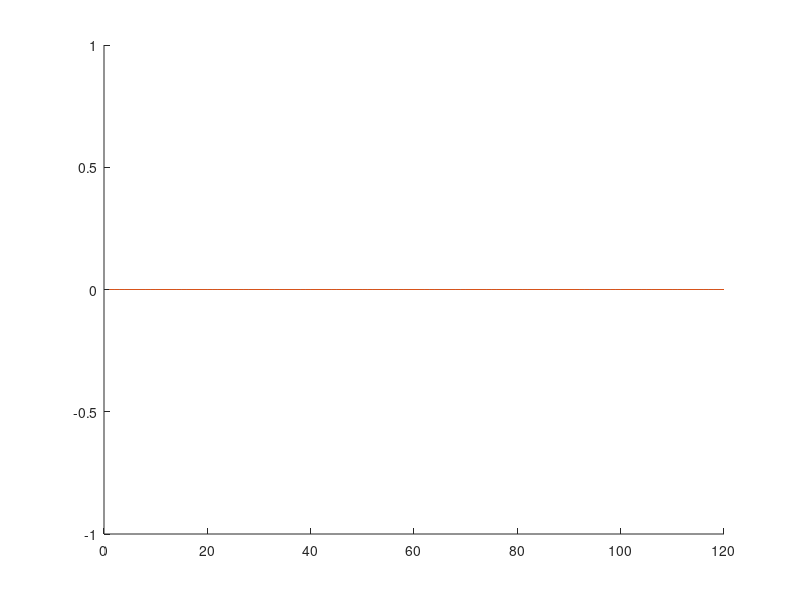
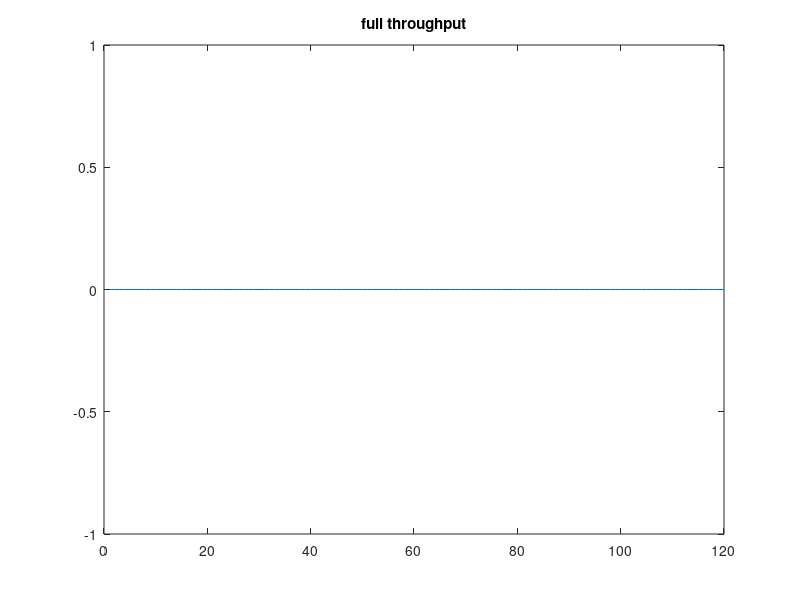

Reproduce these figures in MATLAB, in order. (Note: this script raises an error after producing the figures.)
clear variables

% constants
num_clients_per_machine = 60;

% read global response time of client perspective, thinktime and
% individual throughput
basedir = 'C:\Users\Sandro\Documents\ASL_LOGS\stability_2\data_client1\';
files = dir(basedir);
numFiles = length(files);

total_rt_per_request = zeros(120, 1);
total_thinktime_per_request = zeros(120, 1);
total_tp = zeros(120, 1);

for i = 3:3:numFiles
    curr_rt = dlmread(strcat(basedir, files(i).name));
    curr_thinktime = dlmread(strcat(basedir, files(i+1).name));
    curr_tp = dlmread(strcat(basedir, files(i+2).name));
    
    curr_rt = curr_rt(1:120);
    curr_thinktime = curr_thinktime(1:120);
    curr_tp = curr_tp(1:120);
    
    total_rt_per_request = total_rt_per_request + curr_rt./curr_tp;
    total_thinktime_per_request = total_thinktime_per_request + ...
        curr_thinktime./curr_tp;
    total_tp = total_tp + curr_tp;
end

total_rt_per_request = total_rt_per_request/num_clients_per_machine;
total_thinktime_per_request = ...
    total_thinktime_per_request/num_clients_per_machine;
% convert thinktime into milliseconds from nanoseconds
total_thinktime_per_request = total_thinktime_per_request*10^-6;
total_rt_per_request = total_rt_per_request*10^-6;

hold on
plot(total_rt_per_request)
plot(total_thinktime_per_request)

hold off
figure()
plot(total_tp);
title('full throughput')

% now dig into the middleware logs
basedir = 'C:\Users\Sandro\Documents\ASL_LOGS\stability_2\data_mw1\';
db_plust_network_rt = dlmread(strcat(basedir, 'db_plus_network_rt.log'));
mw_rt = dlmread(strcat(basedir, 'rtt.log'));
thread_count = dlmread(strcat(basedir, 'threadCount.log'));
mw_tp = dlmread(strcat(basedir, 'throughput.log'));
wait_for_db_conn = dlmread(strcat(basedir, 'waitForDbConn.log'));

db_plust_network_rt_per_request = db_plust_network_rt./mw_tp*10^-6;
mw_rt_per_request = mw_rt./mw_tp*10^-6;
thread_count_per_request = thread_count./mw_tp;
wait_for_db_conn_per_request = wait_for_db_conn./mw_tp*10^-6;

db_plust_network_rt_per_request = db_plust_network_rt_per_request(20:60);
mw_rt_per_request = mw_rt_per_request(20:60);
thread_count_per_request = thread_count_per_request(20:60);
wait_for_db_conn_per_request = wait_for_db_conn_per_request(20:60);

hold off
figure();
hold on
plot(mw_rt_per_request)
plot(db_plust_network_rt_per_request)
plot(wait_for_db_conn_per_request)
%plot(total_rt_per_request)

legend('mw rt', 'db plust network', 'wait for db conn')